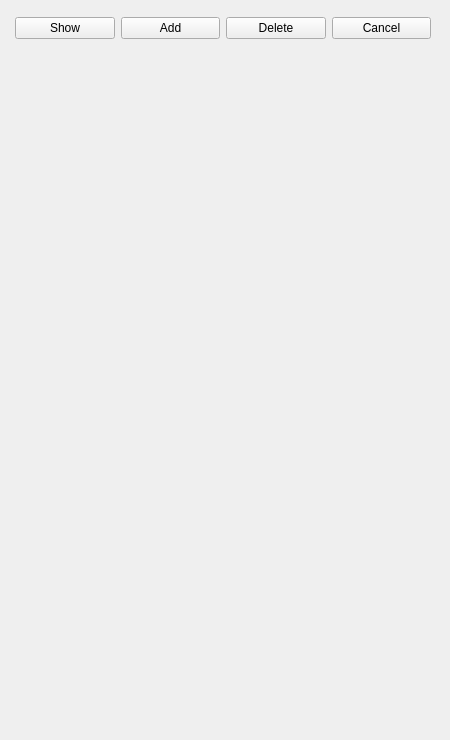
         <widget class="QWidget" name="tab_3">
          <attribute name="title">
           <string>Obsevations</string>
          </attribute>
          <widget class="QWidget" name="gridLayoutWidget_6">
           <property name="geometry">
            <rect>
             <x>15</x>
             <y>10</y>
             <width>416</width>
             <height>36</height>
            </rect>
           </property>
           <layout class="QGridLayout" name="gridLayout_6">
            <item row="0" column="3">
             <widget class="QPushButton" name="pushButton_Observation_Cancel">
              <property name="text">
               <string>Cancel</string>
              </property>
             </widget>
            </item>
            <item row="0" column="2">
             <widget class="QPushButton" name="pushButton_Observation_Delete">
              <property name="text">
               <string>Delete</string>
              </property>
             </widget>
            </item>
            <item row="0" column="1">
             <widget class="QPushButton" name="pushButton_Observation_Add">
              <property name="text">
               <string>Add</string>
              </property>
             </widget>
            </item>
            <item row="0" column="0">
             <widget class="QPushButton" name="pushButton_Observation_Show">
              <property name="text">
               <string>Show</string>
              </property>
             </widget>
            </item>
           </layout>
          </widget>
          <widget class="QWidget" name="verticalLayoutWidget_7">
           <property name="geometry">
            <rect>
             <x>5</x>
             <y>50</y>
             <width>436</width>
             <height>681</height>
            </rect>
           </property>
           <layout class="QVBoxLayout" name="verticalLayout_local_monitors"/>
          </widget>
         </widget>
